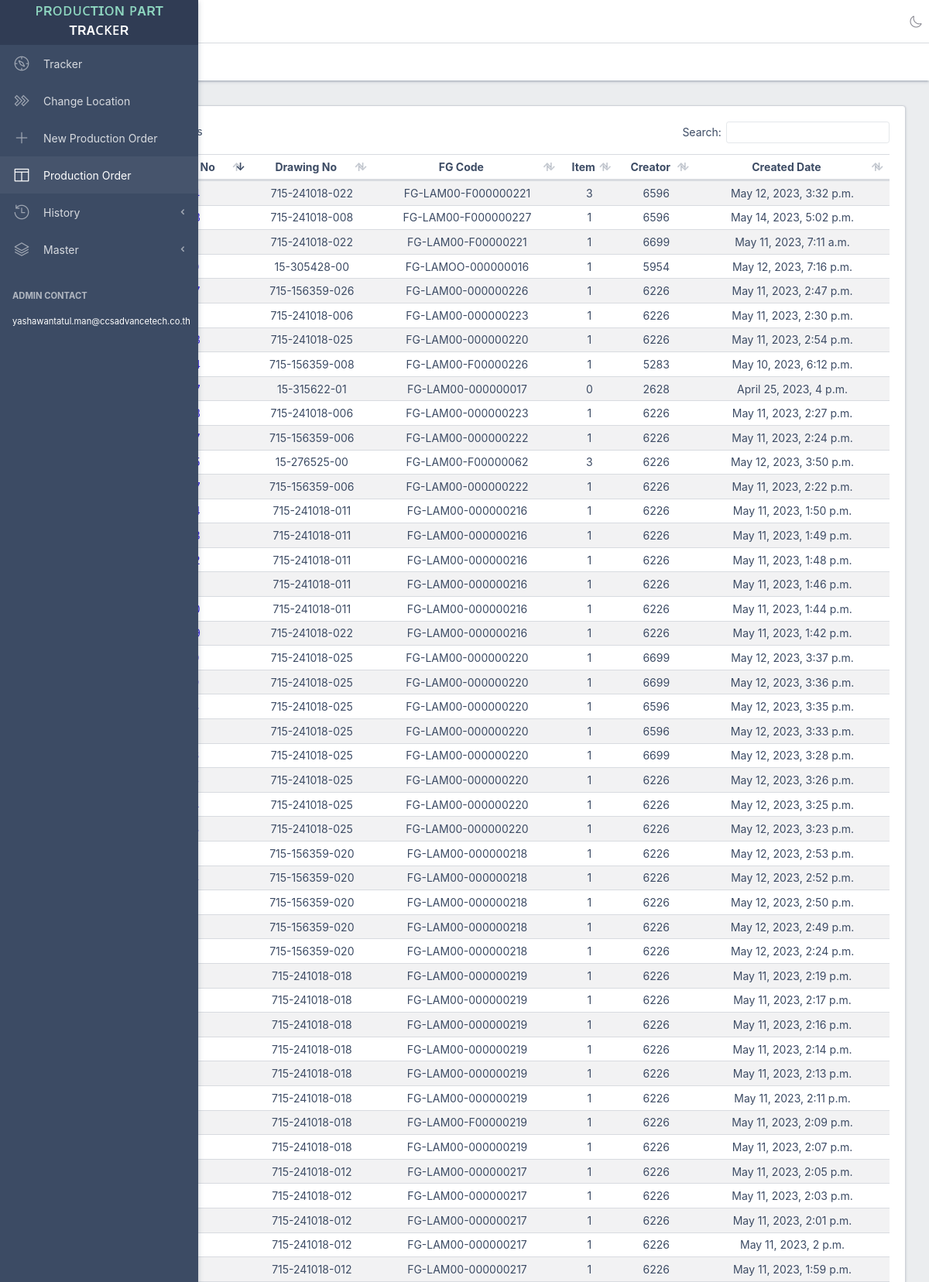
/order_master/ (upper part), run on the app's committed database.
### pptapp/models.py (models this page shows)
class Order(models.Model):
    no = models.CharField(max_length=20, primary_key=True)
    drawing_no = models.CharField(max_length=20, default="-")
    fg_code = models.CharField(max_length=20, default="-")
    emp_id = models.CharField(max_length=20, default="-") # CREATOR
    date_modified = models.DateTimeField(auto_now=True)
    date_published = models.DateTimeField(auto_now_add=True)

### pptapp/views.py (the view)
# urls.py: path('order_master/', views.order_master, name='order_master'),
def order_master(request):
    orders = Order.objects.all()
    items = []
    for order in orders:
        serials = Serial.objects.filter(order=order)
        items.append(len(serials))
    context = {
        'orders' : orders,
        'items' : items,
    }
    return render(request, 'order_master.html', context)

### pptapp/templatetags/extra.py (called while the page is built)
@register.filter
def index(indexable, i):
    return indexable[i]

### templates/order_master.html (shortened to what this page needs)
<!DOCTYPE html>
{% load static %}
{% load extra %}
<html lang="en">
  <head>
    <link rel="stylesheet" href="{% static "css/style.css" %}">
    <link href="{% static "vendors/@coreui/icons/css/free.min.css" %}" rel="stylesheet">
    <link href="{% static "vendors/@coreui/icons/css/brand.min.css" %}" rel="stylesheet">
    <link rel="stylesheet" href="{% static "vendors/datatables.net-bs4/css/dataTables.bootstrap4.css" %}">
  </head>
  <body class="c-app c-no-layout-transition">
    {% include 'sidebar.html' %}
    <div class="c-wrapper">
      <header class="c-header c-header-light c-header-fixed">
        {% include 'header.html' %}
        <div class="c-subheader justify-content-between px-3">
          <ol class="breadcrumb border-0 m-0 px-0 px-md-3">
          </ol>
        </div>
      </header>
      <div class="c-body">
        <main class="c-main">
          <div class="container-fluid">
            <div class="fade-in">
              <div class="row">
                  <div class="col-sm-12 col-md-12">
                    <div class="card border-secondary">
                      <div class="card-body">
                        <table class="table table-sm table-striped datatable text-center" id="serial_code_table">
                          <thead>
                            <tr>
                              <th>Production Order No</th>
                              <th>Drawing No</th>
                              <th>FG Code</th>
                              <th>Item</th>
                              <th>Creator</th>
                              <th>Created Date</th>
                            </tr>
                          </thead>
                          <tbody>
                            {% for order in orders %}
                            <tr>
                              <td><a href="/order/{{order.no}}">{{order.no}}</a></td>
                              <td>{{order.drawing_no}}</td>
                              <td>{{order.fg_code}}</td>
                              <td>{{items|index:forloop.counter0}}</td>
                              <td>{{order.emp_id}}</td>
                              <td>{{order.date_published}}</td>
                            </tr>
                            {% endfor %}
                          </tbody>
                        </table>
                      </div>
                    </div>
                  </div>
                </div>
            </div>
          </div>
        </main>
      </div>
    </div>
  </body>
</html>

### data on the page
Order: drawing_no "15-315622-01", fg_code "FG-LAM00-000000017", counter0 "0", emp_id "2628", date_published "April 25, 2023, 4 p.m."
Order: drawing_no "715-156359-008", fg_code "FG-LAM00-F00000226", counter0 "1", emp_id "5283", date_published "May 10, 2023, 6:12 p.m."
Order: drawing_no "715-241018-022", fg_code "FG-LAM00-F00000221", counter0 "1", emp_id "6699", date_published "May 11, 2023, 7:11 a.m."
Order: drawing_no "715-241018-022", fg_code "FG-LAM00-000000216", counter0 "1", emp_id "6226", date_published "May 11, 2023, 1:42 p.m."
Order: drawing_no "715-241018-011", fg_code "FG-LAM00-000000216", counter0 "1", emp_id "6226", date_published "May 11, 2023, 1:44 p.m."
Order: drawing_no "715-241018-011", fg_code "FG-LAM00-000000216", counter0 "1", emp_id "6226", date_published "May 11, 2023, 1:46 p.m."
Order: drawing_no "715-241018-011", fg_code "FG-LAM00-000000216", counter0 "1", emp_id "6226", date_published "May 11, 2023, 1:48 p.m."
Order: drawing_no "715-241018-011", fg_code "FG-LAM00-000000216", counter0 "1", emp_id "6226", date_published "May 11, 2023, 1:49 p.m."
Order: drawing_no "715-241018-011", fg_code "FG-LAM00-000000216", counter0 "1", emp_id "6226", date_published "May 11, 2023, 1:50 p.m."
Order: drawing_no "715-241018-012", fg_code "FG-LAM00-000000217", counter0 "1", emp_id "6226", date_published "May 11, 2023, 1:59 p.m."
Order: drawing_no "715-241018-012", fg_code "FG-LAM00-000000217", counter0 "1", emp_id "6226", date_published "May 11, 2023, 2 p.m."
Order: drawing_no "715-241018-012", fg_code "FG-LAM00-000000217", counter0 "1", emp_id "6226", date_published "May 11, 2023, 2:01 p.m."
Order: drawing_no "715-241018-012", fg_code "FG-LAM00-000000217", counter0 "1", emp_id "6226", date_published "May 11, 2023, 2:03 p.m."
Order: drawing_no "715-241018-012", fg_code "FG-LAM00-000000217", counter0 "1", emp_id "6226", date_published "May 11, 2023, 2:05 p.m."
Order: drawing_no "715-241018-018", fg_code "FG-LAM00-000000219", counter0 "1", emp_id "6226", date_published "May 11, 2023, 2:07 p.m."
Order: drawing_no "715-241018-018", fg_code "FG-LAM00-F00000219", counter0 "1", emp_id "6226", date_published "May 11, 2023, 2:09 p.m."
Order: drawing_no "715-241018-018", fg_code "FG-LAM00-000000219", counter0 "1", emp_id "6226", date_published "May 11, 2023, 2:11 p.m."
Order: drawing_no "715-241018-018", fg_code "FG-LAM00-000000219", counter0 "1", emp_id "6226", date_published "May 11, 2023, 2:13 p.m."
Order: drawing_no "715-241018-018", fg_code "FG-LAM00-000000219", counter0 "1", emp_id "6226", date_published "May 11, 2023, 2:14 p.m."
Order: drawing_no "715-241018-018", fg_code "FG-LAM00-000000219", counter0 "1", emp_id "6226", date_published "May 11, 2023, 2:16 p.m."
Order: drawing_no "715-241018-018", fg_code "FG-LAM00-000000219", counter0 "1", emp_id "6226", date_published "May 11, 2023, 2:17 p.m."
Order: drawing_no "715-241018-018", fg_code "FG-LAM00-000000219", counter0 "1", emp_id "6226", date_published "May 11, 2023, 2:19 p.m."
Order: drawing_no "715-156359-006", fg_code "FG-LAM00-000000222", counter0 "1", emp_id "6226", date_published "May 11, 2023, 2:22 p.m."
Order: drawing_no "715-156359-006", fg_code "FG-LAM00-000000222", counter0 "1", emp_id "6226", date_published "May 11, 2023, 2:24 p.m."
Order: drawing_no "715-241018-006", fg_code "FG-LAM00-000000223", counter0 "1", emp_id "6226", date_published "May 11, 2023, 2:27 p.m."
Order: drawing_no "715-241018-006", fg_code "FG-LAM00-000000223", counter0 "1", emp_id "6226", date_published "May 11, 2023, 2:30 p.m."
Order: drawing_no "715-156359-026", fg_code "FG-LAM00-000000226", counter0 "1", emp_id "6226", date_published "May 11, 2023, 2:47 p.m."
Order: drawing_no "715-241018-025", fg_code "FG-LAM00-000000220", counter0 "1", emp_id "6226", date_published "May 11, 2023, 2:54 p.m."
Order: drawing_no "715-156359-020", fg_code "FG-LAM00-000000218", counter0 "1", emp_id "6226", date_published "May 12, 2023, 2:24 p.m."
Order: drawing_no "715-156359-020", fg_code "FG-LAM00-000000218", counter0 "1", emp_id "6226", date_published "May 12, 2023, 2:49 p.m."
Order: drawing_no "715-156359-020", fg_code "FG-LAM00-000000218", counter0 "1", emp_id "6226", date_published "May 12, 2023, 2:50 p.m."
Order: drawing_no "715-156359-020", fg_code "FG-LAM00-000000218", counter0 "1", emp_id "6226", date_published "May 12, 2023, 2:52 p.m."
Order: drawing_no "715-156359-020", fg_code "FG-LAM00-000000218", counter0 "1", emp_id "6226", date_published "May 12, 2023, 2:53 p.m."
Order: drawing_no "715-241018-025", fg_code "FG-LAM00-000000220", counter0 "1", emp_id "6226", date_published "May 12, 2023, 3:23 p.m."
Order: drawing_no "715-241018-025", fg_code "FG-LAM00-000000220", counter0 "1", emp_id "6226", date_published "May 12, 2023, 3:25 p.m."
Order: drawing_no "715-241018-025", fg_code "FG-LAM00-000000220", counter0 "1", emp_id "6226", date_published "May 12, 2023, 3:26 p.m."
Order: drawing_no "715-241018-025", fg_code "FG-LAM00-000000220", counter0 "1", emp_id "6699", date_published "May 12, 2023, 3:28 p.m."
Order: drawing_no "715-241018-022", fg_code "FG-LAM00-F000000221", counter0 "3", emp_id "6596", date_published "May 12, 2023, 3:32 p.m."
Order: drawing_no "715-241018-025", fg_code "FG-LAM00-000000220", counter0 "1", emp_id "6596", date_published "May 12, 2023, 3:33 p.m."
Order: drawing_no "715-241018-025", fg_code "FG-LAM00-000000220", counter0 "1", emp_id "6596", date_published "May 12, 2023, 3:35 p.m."
Order: drawing_no "715-241018-025", fg_code "FG-LAM00-000000220", counter0 "1", emp_id "6699", date_published "May 12, 2023, 3:36 p.m."
Order: drawing_no "715-241018-025", fg_code "FG-LAM00-000000220", counter0 "1", emp_id "6699", date_published "May 12, 2023, 3:37 p.m."
Order: drawing_no "15-276525-00", fg_code "FG-LAM00-F00000062", counter0 "3", emp_id "6226", date_published "May 12, 2023, 3:50 p.m."
Order: drawing_no "15-305428-00", fg_code "FG-LAMOO-000000016", counter0 "1", emp_id "5954", date_published "May 12, 2023, 7:16 p.m."
Order: drawing_no "715-241018-008", fg_code "FG-LAM00-F000000227", counter0 "1", emp_id "6596", date_published "May 14, 2023, 5:02 p.m."
